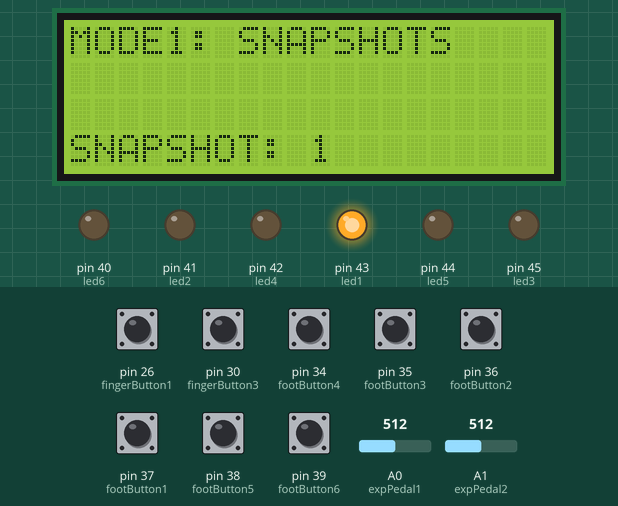
The sketch below on a simulated Arduino Mega 2560, built with avr-gcc and run on an emulated ATmega2560. On the bench: 20×4 character LCD, output pins drawn as LEDs (lit = HIGH). Inputs (shaded band) come from the test bench; at power-on: pin 26 (fingerButton1), pin 30 (fingerButton3), pin 34 (footButton4), pin 35 (footButton3), pin 36 (footButton2), pin 37 (footButton1), pin 38 (footButton5), pin 39 (footButton6) HIGH, A0 (expPedal1) = 512, A1 (expPedal2) = 512. MIDI output is not drawn.

Above: at 4.5 s.
4.6 s: pin 30 (fingerButton3) pulled LOW for 0.15 s
At 5.7 s:
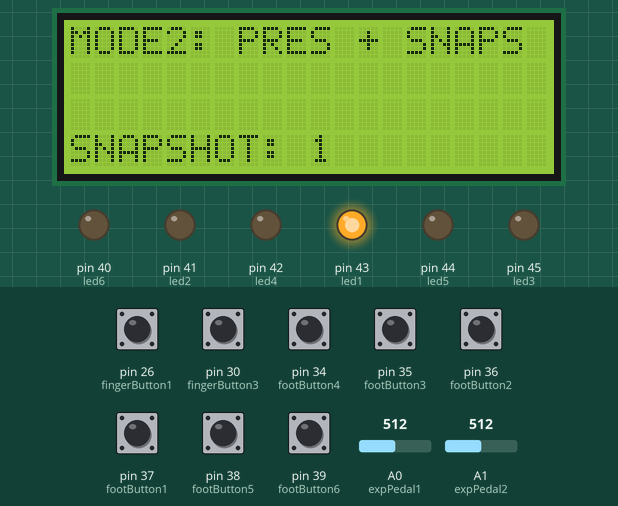
6.2 s: pin 30 (fingerButton3) pulled LOW for 1 s
At 8.4 s:
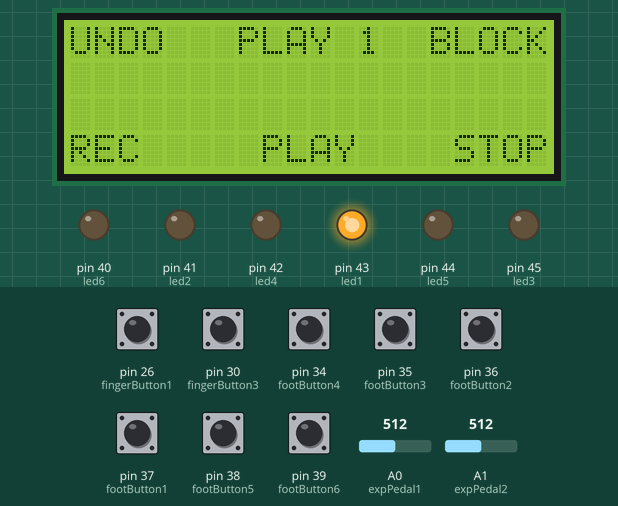
8.7 s: pin 26 (fingerButton1) pulled LOW for 0.15 s
At 9.5 s:
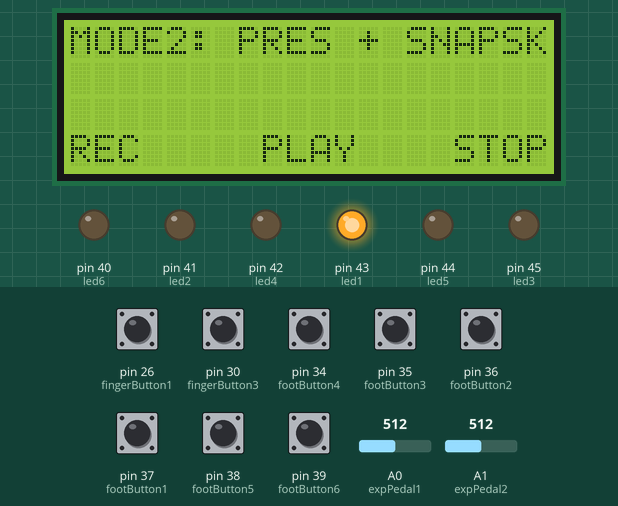
10.3 s: pin 34 (footButton4) pulled LOW for 0.15 s
At 10.7 s:
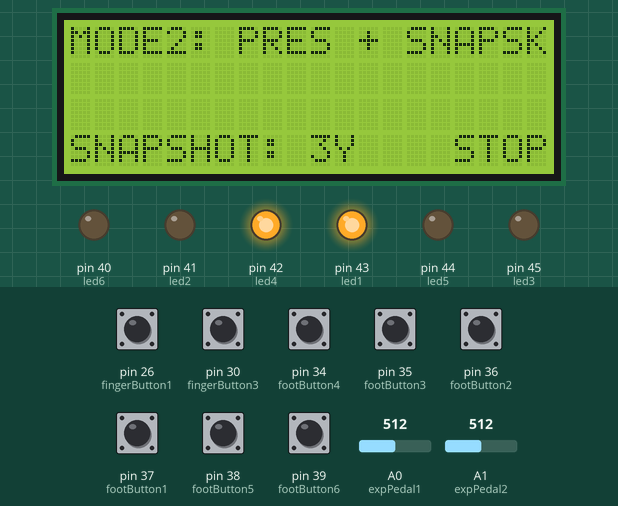
11.9 s: pin 26 (fingerButton1) pulled LOW for 1 s
At 13.2 s:
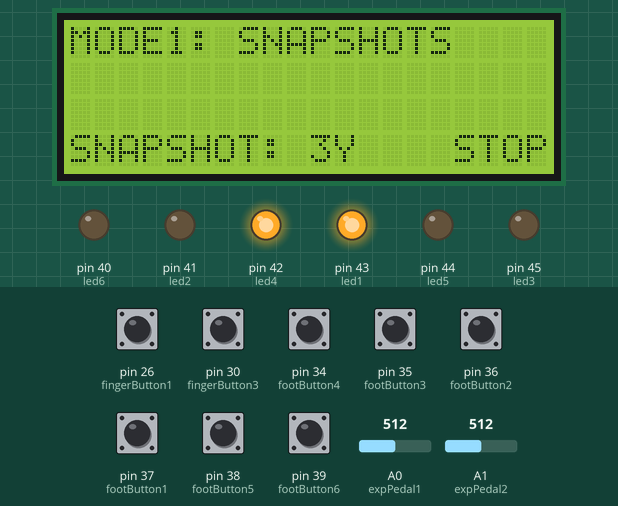
14.4 s: pin 30 (fingerButton3) pulled LOW for 0.15 s
At 15.0 s:
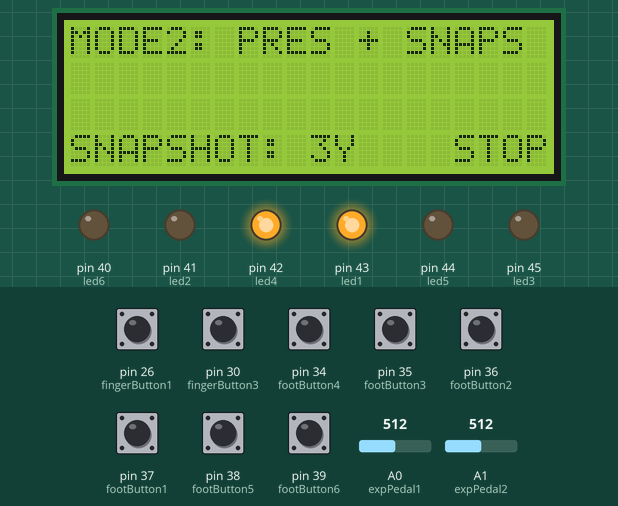
Timing chart, 0 to 17.0 s (numbered marks = the images above; inputs shaded):
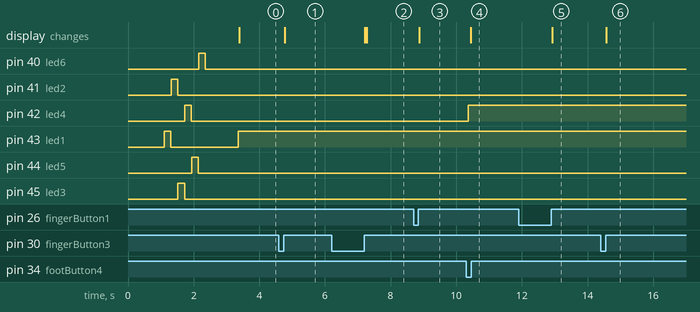

Measured:
- after the input at 4.6 s, the display: changes after 0.18 s (image 1)
- after the input at 6.2 s, the display: first changes after 1.0 s (image 2 shows a later state)
- after the input at 8.7 s, the display: changes after 0.17 s (image 3)
- after the input at 10.3 s, pin 42 (led4): LOW → HIGH after 0.07 s; the display: changes after 0.14 s (image 4)
- after the input at 11.9 s, the display: changes after 1.0 s (image 5)
- after the input at 14.4 s, the display: changes after 0.17 s (image 6)

The sketch:

6-button_midi_foot_controller.ino
```cpp
/*
   6-button MIDI-footcontroller for Line6 Helix Rack guitar/bass fx-unit
   by: Mikko Nopanen
   last update: 2020-08-16
*/


#include <MIDI.h>
#include <Wire.h>
#include <LiquidCrystal_I2C.h>

LiquidCrystal_I2C lcd(0x3F, 20, 4);

MIDI_CREATE_DEFAULT_INSTANCE();

#define expPedal1 A0
#define expPedal2 A1

unsigned long time;

int last1Val = 0;
int last2Val = 0;

int mode;
int midichannel = 1;

int footButton1 = 37;
int footButton2 = 36;
int footButton3 = 35;
int footButton4 = 34;
int footButton5 = 38;
int footButton6 = 39;

boolean footButton1pressed = false;
boolean footButton2pressed = false;
boolean footButton3pressed = false;
boolean footButton4pressed = false;
boolean footButton5pressed = false;
boolean footButton6pressed = false;

int fingerButton1 = 26;
int fingerButton2 = 28;
int fingerButton3 = 30;

//int tapButton = ??;

int led1 = 43;
int led2 = 41;
int led3 = 45;
int led4 = 42;
int led5 = 44;
int led6 = 40;

int led5State = LOW;
int led6State = LOW;

unsigned long previousMillis = 0;

int snapshot;

String row1 = "";
String row2 = "";
String row3 = "";
String row4 = "";

void setup() {

  pinMode(led1, OUTPUT);
  pinMode(led2, OUTPUT);
  pinMode(led3, OUTPUT);
  pinMode(led4, OUTPUT);
  pinMode(led5, OUTPUT);
  pinMode(led6, OUTPUT);

  pinMode(footButton1, INPUT_PULLUP);
  pinMode(footButton2, INPUT_PULLUP);
  pinMode(footButton3, INPUT_PULLUP);
  pinMode(footButton4, INPUT_PULLUP);
  pinMode(footButton5, INPUT_PULLUP);
  pinMode(footButton6, INPUT_PULLUP);

  pinMode(fingerButton1, INPUT_PULLUP);
  pinMode(fingerButton2, INPUT_PULLUP);
  pinMode(fingerButton3, INPUT_PULLUP);

  pinMode(expPedal1, INPUT);
  pinMode(expPedal2, INPUT);

  digitalWrite(footButton1, HIGH);
  digitalWrite(footButton2, HIGH);
  digitalWrite(footButton3, HIGH);
  digitalWrite(footButton4, HIGH);
  digitalWrite(footButton5, HIGH);
  digitalWrite(footButton6, HIGH);
  // digitalWrite(tapButton, HIGH);

  MIDI.begin(MIDI_CHANNEL_OFF);
  //Serial.begin(38400); uncomment for debugging use

  lcd.init();
  lcd.backlight();
  row1 = "MIDI FOOT CONTROLLER";
  row2 = "By: Mikko Nopanen";
  row3 = "";
  row4 = "";
  showTexts();

  delay(1000);

  // startup led test
  digitalWrite(led1, HIGH);
  delay(200);
  digitalWrite(led1, LOW);
  delay(10);
  digitalWrite(led2, HIGH);
  delay(200);
  digitalWrite(led2, LOW);
  delay(10);
  digitalWrite(led3, HIGH);
  delay(200);
  digitalWrite(led3, LOW);
  delay(10);
  digitalWrite(led4, HIGH);
  delay(200);
  digitalWrite(led4, LOW);
  delay(10);
  digitalWrite(led5, HIGH);
  delay(200);
  digitalWrite(led5, LOW);
  delay(10);
  digitalWrite(led6, HIGH);
  delay(200);
  digitalWrite(led6, LOW);

  delay(1000);

  //set startup mode
  mode = 0;
  lcd.clear();
  row1 = "MODE: 6 SNAPSHOTS";
  row2 = "";
  row3 = "";
  row4 = "SNAPSHOT: 1";

  MIDI.sendProgramChange(000, midichannel);

  digitalWrite(led1, HIGH);

  analogReference(DEFAULT);

}

void loop() {

  unsigned long currentMillis = millis();

  if (digitalRead(fingerButton1) == LOW && mode > 0) {
    while (true) {
      // long press action

      // short press action
      if (digitalRead(fingerButton1) == HIGH) {
        mode--;
        break;
      }
    }
  }

  if (digitalRead(fingerButton3) == LOW && mode < 2) {
    while (true) {
      // long press action

      // short press action
      if (digitalRead(fingerButton3) == HIGH) {
        mode++;
        break;
      }
    }
  }


  time = 0;

  switch (mode)
  {
    case 0: // MODE1: Line6 Helix snapshot mode


      row1 = "MODE1: SNAPSHOTS    ";

      // FOOTBUTTON 1

      if (digitalRead(footButton1) == LOW && !footButton1pressed) {
        MIDI.sendProgramChange(000, midichannel);
        turnLedsOff();
        digitalWrite(led1, HIGH);
      }

      if (digitalRead(footButton1) == HIGH) {
        footButton1pressed = false;
      }

      // FOOTBUTTON 2

      if (digitalRead(footButton2) == LOW && !footButton2pressed) {
        MIDI.sendProgramChange(001, midichannel);
        turnLedsOff();
        digitalWrite(led2, HIGH);
      }

      if (digitalRead(footButton2) == HIGH) {
        footButton2pressed = false;
      }

      // FOOTBUTTON 3

      if (digitalRead(footButton3) == LOW && !footButton3pressed) {
        MIDI.sendProgramChange(002, midichannel);
        turnLedsOff();
        digitalWrite(led3, HIGH);
      }

      if (digitalRead(footButton3) == HIGH) {
        footButton3pressed = false;
      }

      // FOOTBUTTON 4

      if (digitalRead(footButton4) == LOW && !footButton4pressed) {
        MIDI.sendProgramChange(003, midichannel);
        turnLedsOff();
        digitalWrite(led4, HIGH);
      }

      if (digitalRead(footButton4) == HIGH) {
        footButton4pressed = false;
      }

      // FOOTBUTTON 5

      if (digitalRead(footButton5) == LOW && !footButton5pressed) {
        MIDI.sendProgramChange(004, midichannel);
        turnLedsOff();
        digitalWrite(led5, HIGH);
      }

      if (digitalRead(footButton5) == HIGH) {
        footButton5pressed = false;
      }


      // FOOTBUTTON 6

      if (digitalRead(footButton6) == LOW && !footButton6pressed) {
        MIDI.sendProgramChange(005, midichannel);
        turnLedsOff();
        digitalWrite(led6, HIGH);
      }

      if (digitalRead(footButton6) == HIGH) {
        footButton4pressed = false;
      }


      break;

    case 1: // MODE2: Line6 Helix Upper row = presets lower row = snapshots

      row1 = "MODE2: PRES + SNAPS";

      // FOOTBUTTON 1

      if (digitalRead(footButton1) == LOW && !footButton1pressed) {
        MIDI.sendControlChange(69, 0, midichannel);
        digitalWrite(led1, HIGH);
        digitalWrite(led2, LOW);
        digitalWrite(led3, LOW);

        row4 = "SNAPSHOT: 1";
        footButton1pressed = true;
      }

      if (digitalRead(footButton1) == HIGH) {
        footButton1pressed = false;
      }

      // FOOTBUTTON 2

      if (digitalRead(footButton2) == LOW && !footButton2pressed) {
        MIDI.sendControlChange(69, 1, midichannel);
        digitalWrite(led1, LOW);
        digitalWrite(led2, HIGH);
        digitalWrite(led3, LOW);
        row4 = "SNAPSHOT: 2";
        footButton2pressed = true;
      }

      if (digitalRead(footButton2) == HIGH) {
        footButton2pressed = false;
      }

      // FOOTBUTTON 3

      if (digitalRead(footButton3) == LOW && !footButton3pressed) {
        MIDI.sendControlChange(69, 2, midichannel);
        digitalWrite(led1, LOW);
        digitalWrite(led2, LOW);
        digitalWrite(led3, HIGH);
        row4 = "SNAPSHOT: 3";
        footButton3pressed = true;
      }

      if (digitalRead(footButton3) == HIGH) {
        footButton3pressed = false;
      }

      // FOOTBUTTON 4

      if (digitalRead(footButton4) == LOW && !footButton4pressed) {
        MIDI.sendControlChange(49, 127, midichannel);
        digitalWrite(led4, HIGH);
        digitalWrite(led5, LOW);
        digitalWrite(led6, LOW);
        row4 = "SNAPSHOT: 3";
        footButton4pressed = true;
      }

      if (digitalRead(footButton4) == HIGH) {
        footButton4pressed = false;
      }

      break;


    case 2: //MODE3: Line6 helix Looper mode

      //     "--------------------";
      row1 = "UNDO   PLAY 1  BLOCK";
      row2 = "                    ";
      row3 = "                    ";
      row4 = "REC     PLAY    STOP";


      // FOOTBUTTON 1 rec + odub

      if (digitalRead(footButton1) == LOW && !footButton1pressed) {
        MIDI.sendControlChange(60, 64, midichannel); //record
        digitalWrite(led1, HIGH);

        footButton1pressed = true;
      }

      if (digitalRead(footButton1) == HIGH) {
        footButton1pressed = false;
      }

      // FOOTBUTTON 2 play + stop

      if (digitalRead(footButton2) == LOW && !footButton2pressed) {
        MIDI.sendControlChange(61, 64, midichannel); //record
        digitalWrite(led2, HIGH);

        footButton2pressed = true;
      }

      if (digitalRead(footButton2) == HIGH) {
        footButton2pressed = false;
      }

      // FOOTBUTTON 3 play once

      if (digitalRead(footButton3) == LOW && !footButton3pressed) {
        MIDI.sendControlChange(62, 64, midichannel);
        digitalWrite(led3, HIGH);

        footButton3pressed = true;
      }

      if (digitalRead(footButton3) == HIGH) {
        footButton3pressed = false;
      }

      // FOOTBUTTON 4 undo

      if (digitalRead(footButton4) == LOW && !footButton4pressed) {
        MIDI.sendControlChange(63, 64, midichannel);
        digitalWrite(led4, HIGH);

        footButton4pressed = true;
      }

      if (digitalRead(footButton4) == HIGH) {
        footButton4pressed = false;
        digitalWrite(led4, LOW);
      }


      // FOOTBUTTON 6

      if (digitalRead(footButton6) == LOW && !footButton6pressed) {
        MIDI.sendControlChange(67, 64, midichannel); //record
        digitalWrite(led6, HIGH);

        footButton6pressed = true;
      }

      if (digitalRead(footButton6) == HIGH) {
        footButton6pressed = false;
      }

      break;
  }


  // EXP1

  int current1Val = analogRead(expPedal1);

  current1Val = map(current1Val, 0, 1023, 0, 127);

  if (abs(current1Val - last1Val) > 1)
  {
    MIDI.sendControlChange(1, current1Val, midichannel);
    Serial.println(current1Val);
    last1Val = current1Val;
  }


  // EXP2

  int current2Val = analogRead(expPedal2);

  current2Val = map(current2Val, 0, 1023, 0, 127);

  if (abs(current2Val - last2Val) > 1)
  {
    MIDI.sendControlChange(2, current2Val, midichannel);
    last2Val = current2Val;
  }

  // UPDATE DISPLAY TEXTS
  showTexts ();

}

void showTexts() {
  lcd.setCursor(0, 0);
  lcd.print(row1);
  lcd.setCursor(0, 1);
  lcd.print(row2);
  lcd.setCursor(0, 2);
  lcd.print(row3);
  lcd.setCursor(0, 3);
  lcd.print(row4);
}

void turnLedsOff() {
  digitalWrite(led1, LOW);
  digitalWrite(led2, LOW);
  digitalWrite(led3, LOW);
  digitalWrite(led4, LOW);
  digitalWrite(led5, LOW);
  digitalWrite(led6, LOW);
}
```
